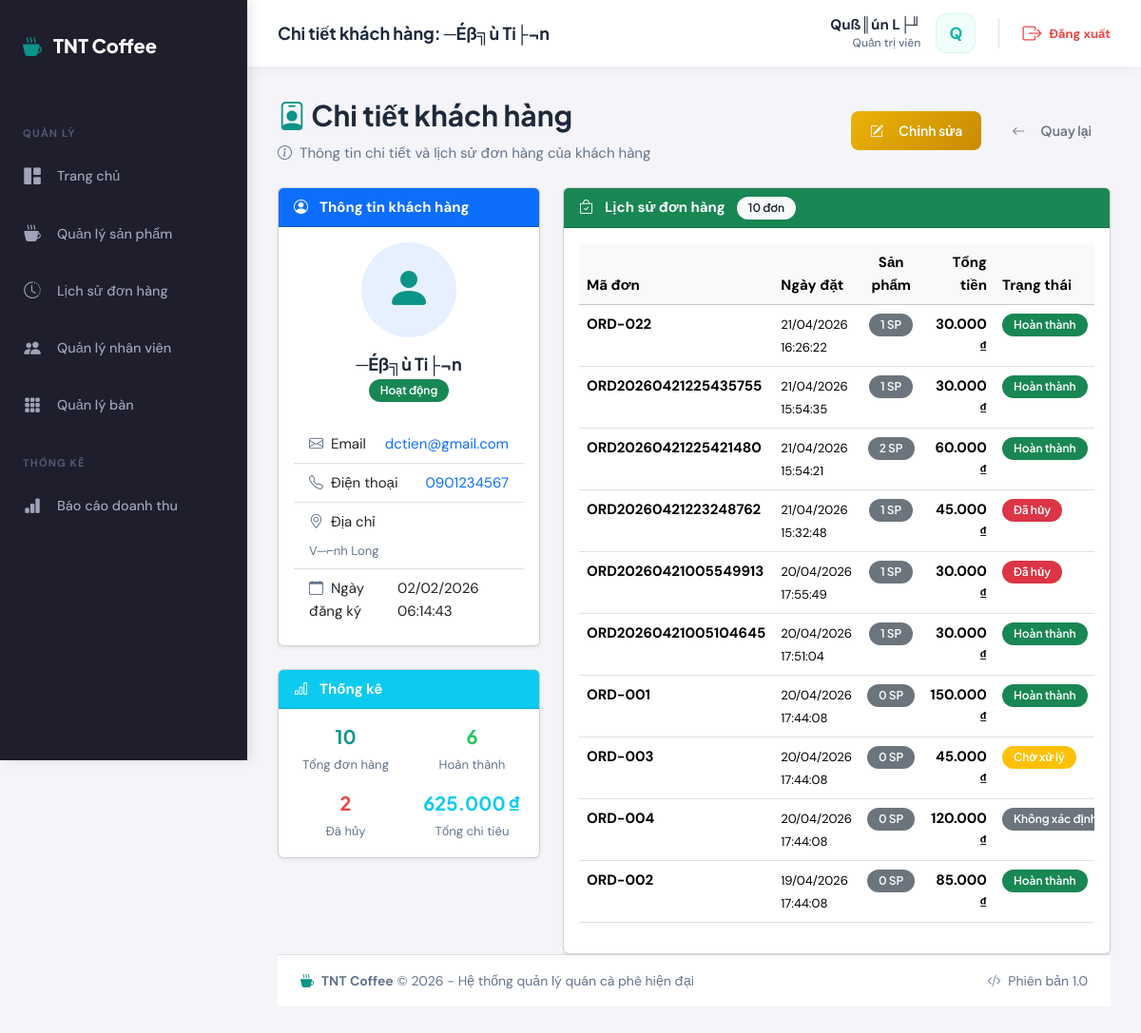
The app's page /admin/customers/view.php?id=2 (signed in) with its own data.
### tables this page shows
CREATE TABLE `customers` (
  `id` int(11) NOT NULL AUTO_INCREMENT,
  `email` varchar(255) NOT NULL,
  `password` varchar(255) NOT NULL,
  `full_name` varchar(255) NOT NULL,
  `phone` varchar(20) DEFAULT NULL,
  `address` text DEFAULT NULL,
  `points` int(11) DEFAULT 0,
  `created_at` timestamp NULL DEFAULT current_timestamp(),
  `updated_at` timestamp NULL DEFAULT current_timestamp() ON UPDATE current_timestamp(),
  `is_active` tinyint(1) DEFAULT 1,
  PRIMARY KEY (`id`),
  UNIQUE KEY `email` (`email`)
);

CREATE TABLE `orders` (
  `id` int(11) NOT NULL AUTO_INCREMENT,
  `order_code` varchar(50) NOT NULL,
  `customer_name` varchar(100) DEFAULT NULL,
  `customer_phone` varchar(20) DEFAULT NULL,
  `customer_email` varchar(255) DEFAULT NULL,
  `shipping_address` text DEFAULT NULL,
  `user_id` int(11) DEFAULT NULL,
  `table_id` int(11) DEFAULT NULL,
  `customer_id` int(11) DEFAULT NULL,
  `total_amount` decimal(15,2) NOT NULL DEFAULT 0.00,
  `status` enum('pending','preparing','served','completed','cancelled') DEFAULT 'pending',
  `payment_status` enum('pending','paid') DEFAULT 'pending',
  `payment_method` enum('cash','transfer','cod') DEFAULT 'cod',
  `note` text DEFAULT NULL,
  `created_at` timestamp NULL DEFAULT current_timestamp(),
  `updated_at` timestamp NULL DEFAULT current_timestamp() ON UPDATE current_timestamp(),
  PRIMARY KEY (`id`),
  UNIQUE KEY `order_code` (`order_code`),
  KEY `user_id` (`user_id`),
  KEY `table_id` (`table_id`),
  KEY `customer_id` (`customer_id`),
  CONSTRAINT `orders_ibfk_1` FOREIGN KEY (`user_id`) REFERENCES `users` (`id`),
  CONSTRAINT `orders_ibfk_2` FOREIGN KEY (`table_id`) REFERENCES `tables` (`id`)
);

### admin/customers/view.php (the view, shortened to what the rows shown need)
<?php
require_once dirname(dirname(__DIR__)) . '/config/config.php';
require_once dirname(dirname(__DIR__)) . '/config/database.php';
$id = $_GET['id'] ?? 0;
try {
    $customer = fetchOne($pdo, "SELECT * FROM customers WHERE id = ?", [$id]);
    $orders = fetchAll($pdo, "
        SELECT o.*, COUNT(od.id) as total_items
        FROM orders o
        LEFT JOIN order_details od ON o.id = od.order_id
        WHERE o.customer_id = ?
        GROUP BY o.id
        ORDER BY o.created_at DESC
    ", [$id]);
} catch (PDOException $e) {
    error_log("Load Customer Error: " . $e->getMessage());
    setMessage('danger', 'Có lỗi khi tải thông tin khách hàng.');
    header('Location: ' . BASE_URL . '/admin/customers/index.php');
    exit;
}
$pageTitle = 'Chi tiết khách hàng: ' . $customer['full_name'];
require_once dirname(dirname(__DIR__)) . '/includes/header.php';
?>
<div class="row mb-4">
    <div class="col-12">
        <div class="d-flex justify-content-between align-items-center">
            <div>
                <h2 class="mb-2">
                    <i class="bi bi-person-badge text-primary"></i>
                    Chi tiết khách hàng
                </h2>
            </div>
        </div>
    </div>
</div>
<div class="row">
    <div class="col-lg-4 mb-4">
        <div class="card shadow-sm">
            <div class="card-body">
                <div class="text-center mb-4">
                    <div class="bg-primary bg-opacity-10 rounded-circle d-inline-flex align-items-center justify-content-center"
                         style="width: 100px; height: 100px;">
                        <i class="bi bi-person-fill text-primary" style="font-size: 3rem;"></i>
                    </div>
                    <h5 class="mt-3 mb-1"><?php echo htmlspecialchars($customer['full_name']); ?></h5>
                    <span class="badge bg-<?php echo $customer['is_active'] ? 'success' : 'secondary'; ?>">
                        <?php echo $customer['is_active'] ? 'Hoạt động' : 'Vô hiệu hóa'; ?>
                    </span>
                </div>
                <ul class="list-group list-group-flush">
                    <li class="list-group-item d-flex justify-content-between align-items-center">
                        <span><i class="bi bi-envelope me-2 text-muted"></i>Email</span>
                        <a href="mailto:<?php echo htmlspecialchars($customer['email']); ?>" class="text-decoration-none">
                            <?php echo htmlspecialchars($customer['email']); ?>
                        </a>
                    </li>
                    <li class="list-group-item d-flex justify-content-between align-items-center">
                        <span><i class="bi bi-telephone me-2 text-muted"></i>Điện thoại</span>
                        <?php if ($customer['phone']): ?>
                            <a href="tel:<?php echo htmlspecialchars($customer['phone']); ?>" class="text-decoration-none">
                                <?php echo htmlspecialchars($customer['phone']); ?>
                            </a>
                        <?php else: ?>
                            <span class="text-muted">Chưa cập nhật</span>
                        <?php endif; ?>
                    </li>
                    <li class="list-group-item">
                        <span><i class="bi bi-geo-alt me-2 text-muted"></i>Địa chỉ</span>
                        <p class="mb-0 mt-2 text-muted small">
                            <?php echo $customer['address'] ? htmlspecialchars($customer['address']) : 'Chưa cập nhật'; ?>
                        </p>
                    </li>
                    <li class="list-group-item d-flex justify-content-between align-items-center">
                        <span><i class="bi bi-calendar me-2 text-muted"></i>Ngày đăng ký</span>
                        <span><?php echo formatDate($customer['created_at'], DATETIME_FORMAT); ?></span>
                    </li>
                </ul>
            </div>
        </div>
    </div>
    <div class="col-lg-8">
        <div class="card shadow-sm">
            <div class="card-body">
                <?php if (empty($orders)): ?>
                    <div class="text-center py-5">
                        <i class="bi bi-bag-x fs-1 text-muted"></i>
                        <p class="mt-3 text-muted">Khách hàng chưa có đơn hàng nào</p>
                    </div>
                <?php else: ?>
                    <div class="table-responsive">
                        <table class="table table-hover">
                            <thead class="table-light">
                                <tr>
                                    <th>Mã đơn</th>
                                    <th>Ngày đặt</th>
                                    <th class="text-center">Sản phẩm</th>
                                    <th class="text-end">Tổng tiền</th>
                                    <th>Trạng thái</th>
                                </tr>
                            </thead>
                            <tbody>
                                <?php foreach ($orders as $order): ?>
                                    <tr>
                                        <td><strong><?php echo htmlspecialchars($order['order_code']); ?></strong></td>
                                        <td>
                                            <small><?php echo formatDate($order['created_at'], DATETIME_FORMAT); ?></small>
                                        </td>
                                        <td class="text-center">
                                            <span class="badge bg-secondary"><?php echo $order['total_items']; ?> SP</span>
                                        </td>
                                        <td class="text-end">
                                            <strong><?php echo formatCurrency($order['total_amount']); ?></strong>
                                        </td>
                                        <td>
                                            <?php
                                            $statusClass = match($order['status']) {
                                                'pending' => 'warning',
                                                'confirmed' => 'info',
                                                'shipping' => 'primary',
                                                'completed' => 'success',
                                                'cancelled' => 'danger',
                                                default => 'secondary'
                                            };
                                            $statusText = match($order['status']) {
                                                'pending' => 'Chờ xử lý',
                                                'confirmed' => 'Đã xác nhận',
                                                'shipping' => 'Đang giao',
                                                'completed' => 'Hoàn thành',
                                                'cancelled' => 'Đã hủy',
                                                default => 'Không xác định'
                                            };
                                            ?>
                                            <span class="badge bg-<?php echo $statusClass; ?>"><?php echo $statusText; ?></span>
                                        </td>
                                    </tr>
                                <?php endforeach; ?>
                            </tbody>
                        </table>
                    </div>
                <?php endif; ?>
            </div>
        </div>
    </div>
</div>
<?php require_once dirname(dirname(__DIR__)) . '/includes/footer.php'; ?>

### includes/header.php (shortened to what the rows shown need)
<?php
$isLoggedIn = isset($_SESSION['user_id']);
$userName = $isLoggedIn ? ($_SESSION['full_name'] ?? 'User') : '';
$userRole = $isLoggedIn ? ($_SESSION['role'] ?? 'employee') : '';
$userInitial = strtoupper(substr($userName, 0, 1));
?>
<!DOCTYPE html>
<html lang="vi">
<head>
    <link href="https://cdn.jsdelivr.net/npm/bootstrap@5.3.2/dist/css/bootstrap.min.css" rel="stylesheet">
    <link rel="stylesheet" href="https://cdn.jsdelivr.net/npm/bootstrap-icons@1.11.2/font/bootstrap-icons.css">
    <link rel="stylesheet" href="https://cdn.datatables.net/1.13.7/css/dataTables.bootstrap5.min.css">
    <link rel="stylesheet" href="<?php echo BASE_URL; ?>/assets/css/style.css">
    <link rel="stylesheet" href="<?php echo BASE_URL; ?>/assets/css/pos.css">
</head>
<body>
    <?php if ($isLoggedIn): ?>
        <div class="dashboard-container">
            <aside class="sidebar">
                <a href="<?= BASE_URL ?>/" class="sidebar-brand">
                    <i class="bi bi-cup-hot-fill text-primary"></i>
                    <span>TNT Coffee</span>
                </a>
                <ul class="sidebar-menu">
                    <?php if ($userRole === 'admin'): ?>
                        <li class="sidebar-section-title">QUẢN LÝ</li>
                        <li class="menu-item">
                            <a href="<?= BASE_URL ?>/admin/dashboard.php" class="menu-link <?= strpos($_SERVER['PHP_SELF'], 'admin/dashboard.php') !== false ? 'active' : '' ?>">
                                <i class="bi bi-grid-1x2-fill"></i> Trang chủ
                            </a>
                        </li>
                        <li class="menu-item">
                            <a href="<?= BASE_URL ?>/admin/products/index.php" class="menu-link <?= (strpos($_SERVER['PHP_SELF'], 'admin/products/') !== false) ? 'active' : '' ?>">
                                <i class="bi bi-cup-hot-fill"></i> Quản lý sản phẩm
                            </a>
                        </li>
                        <li class="menu-item">
                            <a href="<?= BASE_URL ?>/admin/sales/index.php" class="menu-link <?= (strpos($_SERVER['PHP_SELF'], 'admin/sales/') !== false) ? 'active' : '' ?>">
                                <i class="bi bi-clock-history"></i> Lịch sử đơn hàng
                            </a>
                        </li>
                        <li class="menu-item">
                            <a href="<?= BASE_URL ?>/admin/users/index.php" class="menu-link <?= strpos($_SERVER['PHP_SELF'], 'admin/users/') !== false ? 'active' : '' ?>">
                                <i class="bi bi-people-fill"></i> Quản lý nhân viên
                            </a>
                        </li>
                        <li class="menu-item">
                            <a href="<?= BASE_URL ?>/admin/tables/index.php" class="menu-link <?= strpos($_SERVER['PHP_SELF'], 'admin/tables/') !== false ? 'active' : '' ?>">
                                <i class="bi bi-grid-3x3-gap-fill"></i> Quản lý bàn
                            </a>
                        </li>
                        <li class="sidebar-section-title">THỐNG KÊ</li>
                        <li class="menu-item">
                            <a href="<?= BASE_URL ?>/admin/reports/sales.php" class="menu-link <?= strpos($_SERVER['PHP_SELF'], 'admin/reports/') !== false ? 'active' : '' ?>">
                                <i class="bi bi-bar-chart-fill"></i> Báo cáo doanh thu
                            </a>
                        </li>
                    <?php endif; ?>
                </ul>
            </aside>
            <div class="main-content-wrapper">
                <header class="dashboard-topbar">
                    <div class="topbar-left">
                        <h5 class="mb-0 fw-bold"><?= $pageTitle ?? 'Hệ thống Quản lý' ?></h5>
                    </div>
                    <div class="topbar-right d-flex align-items-center gap-4">
                        <div class="user-profile-mini">
                            <div class="user-profile-info d-none d-md-block">
                                <span class="user-profile-name"><?= htmlspecialchars($userName) ?></span>
                                <span class="user-profile-role"><?= $userRole === 'admin' ? 'Quản trị viên' : 'Nhân viên' ?></span>
                            </div>
                            <div class="user-profile-avatar">
                                <?= $userInitial ?>
                            </div>
                        </div>
                        <div class="logout-wrapper border-start ps-4">
                            <a href="<?= BASE_URL ?>/logout.php" class="text-danger text-decoration-none fw-bold small d-flex align-items-center gap-2">
                                <i class="bi bi-box-arrow-right fs-5"></i>
                                <span class="d-none d-md-inline">Đăng xuất</span>
                            </a>
                        </div>
                    </div>
                </header>
                <div class="content-body">
    <?php endif; ?>

### records on screen
customers: full_name "Chi tiết khách hàng: ─Éß╗ù Ti├¬n", full_name "─Éß╗ù Ti├¬n", email "dctien@gmail.com", phone "0901234567", address "V─⌐nh Long", created_at "02/02/2026 06:14:43"
orders: order_code "ORD-022", created_at "21/04/2026 16:26:22", total_items "1", total_amount "30.000 ₫", status "Hoàn thành"
orders: order_code "ORD20260421225435755", created_at "21/04/2026 15:54:35", total_items "1", total_amount "30.000 ₫", status "Hoàn thành"
orders: order_code "ORD20260421225421480", created_at "21/04/2026 15:54:21", total_items "2", total_amount "60.000 ₫", status "Hoàn thành"
orders: order_code "ORD20260421223248762", created_at "21/04/2026 15:32:48", total_items "1", total_amount "45.000 ₫", status "Đã hủy"
orders: order_code "ORD20260421005549913", created_at "20/04/2026 17:55:49", total_items "1", total_amount "30.000 ₫", status "Đã hủy"
orders: order_code "ORD20260421005104645", created_at "20/04/2026 17:51:04", total_items "1", total_amount "30.000 ₫", status "Hoàn thành"
orders: order_code "ORD-001", created_at "20/04/2026 17:44:08", total_items "0", total_amount "150.000 ₫", status "Hoàn thành"
orders: order_code "ORD-003", created_at "20/04/2026 17:44:08", total_items "0", total_amount "45.000 ₫", status "Chờ xử lý"
orders: order_code "ORD-004", created_at "20/04/2026 17:44:08", total_items "0", total_amount "120.000 ₫", status "Không xác…"
orders: order_code "ORD-002", created_at "19/04/2026 17:44:08", total_items "0", total_amount "85.000 ₫", status "Hoàn thành"

### other values on screen
$userName "Quß║ún L├╜"
$userInitial "Q"
$stats['total_orders'] "10"
$stats['completed_orders'] "6"
$stats['cancelled_orders'] "2"
formatCurrency($stats['total_spent']) "625.000 ₫"
count($orders) "10"
